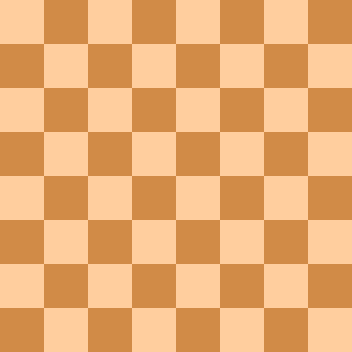
#> input picture deep-vision-py/DATA/flat_chessboard.png, 352 x 352 px, found by its file name
$ python CornerDetection.py
#> lines starting #> are read from the running program, lines starting #| are printed output that depends on the picture; after the words box and inside, x2 and y2 are one past the last pixel; in counts of white or black regions, pixels touching at a corner belong together
from __future__ import print_function

import argparse

import cv2 as cv
import numpy as np

source_window = 'Source image'
corners_window = 'Corners detected'
max_thresh = 255


def cornerHarris_demo(val):
    thresh = val
    # Detector parameters
    blockSize = 2
    apertureSize = 3
    k = 0.04
    # Detecting corners
    dst = cv.cornerHarris(src_gray, blockSize, apertureSize, k)
    # Normalizing
    dst_norm = np.empty(dst.shape, dtype=np.float32)
    cv.normalize(dst, dst_norm, alpha=0, beta=255, norm_type=cv.NORM_MINMAX)
    dst_norm_scaled = cv.convertScaleAbs(dst_norm)
    # Drawing a circle around corners
    for i in range(dst_norm.shape[0]):
        for j in range(dst_norm.shape[1]):
            if int(dst_norm[i, j]) > thresh:
                cv.circle(dst_norm_scaled, (j, i), 5, (0), 2)
    # Showing the result
    cv.namedWindow(corners_window)
    cv.imshow(corners_window, dst_norm_scaled)


def shiTomasiAndGoodFeaturesToTrack(val):
    src_gray_cpy = np.copy(src_gray);
    corners = cv.goodFeaturesToTrack(src_gray_cpy, val, 0.01, 10)
    corners = np.int0(corners)


    # Drawing a circle around corners
    for i in corners:
        x, y = i.ravel()
        cv.circle(src_gray_cpy, (x, y), 3, (0 ,255, 0), -1)

    # Showing the result
    cv.namedWindow(corners_window)
    cv.imshow(corners_window, src_gray_cpy)


# Load source image and convert it to gray
parser = argparse.ArgumentParser(description='Code for Harris corner detector tutorial.')
parser.add_argument('--input', help='Path to input image.',
                    default='D:\github-repos\dream-projects\deep-vision-py\DATA\\flat_chessboard.png')
args = parser.parse_args()
# src = cv.imread(cv.samples.findFile(args.input))
src = cv.imread(args.input)
#> src is the input picture: shape (352, 352, 3); mean B, G, R 114.5, 172.5, 232
if src is None:
    print('Could not open or find the image:', args.input)
    exit(0)

# src_gray = cv.cvtColor(src, cv.COLOR_BGR2RGB)
src_gray = cv.cvtColor(src, cv.COLOR_BGR2GRAY)
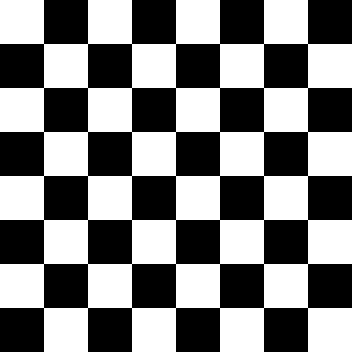
#> src_gray: shape (352, 352); values 152 (black) and 215 (white), 50% white; 1 white region, box (x1, y1, x2, y2) and area: (0, 0, 352, 352) 61952

# Create a window and a trackbar
cv.namedWindow(source_window)

# corner Harris demo
thresh = 100  # initial threshold
cv.createTrackbar('Threshold: ', source_window, thresh, max_thresh, cornerHarris_demo)
cv.imshow(source_window, src)
cornerHarris_demo(thresh)
#> in cornerHarris_demo, `dst = cv.cornerHarris(src_gray, blockSize, apertureSize, k)`:
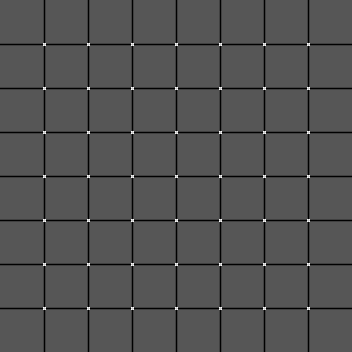
#> dst: shape (352, 352) float32; min -0.000149, max 0.000291, mean -7.49e-06; drawn with min black and max white
#> after the loop in cornerHarris_demo, `for i in range(dst_norm.shape[0]):`:
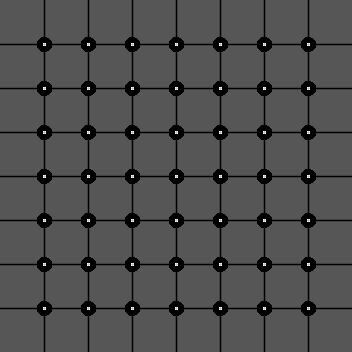
#> dst_norm_scaled: shape (352, 352); min 0, max 255, mean 77
cv.waitKey()


"""
# shi Tomasi And Good Features To Track
no_of_corner = 25  # initial corners
cv.createTrackbar('No of Corners', source_window, no_of_corner, max_thresh, shiTomasiAndGoodFeaturesToTrack)
cv.imshow(source_window, src)
shiTomasiAndGoodFeaturesToTrack(no_of_corner)
cv.waitKey()
"""
